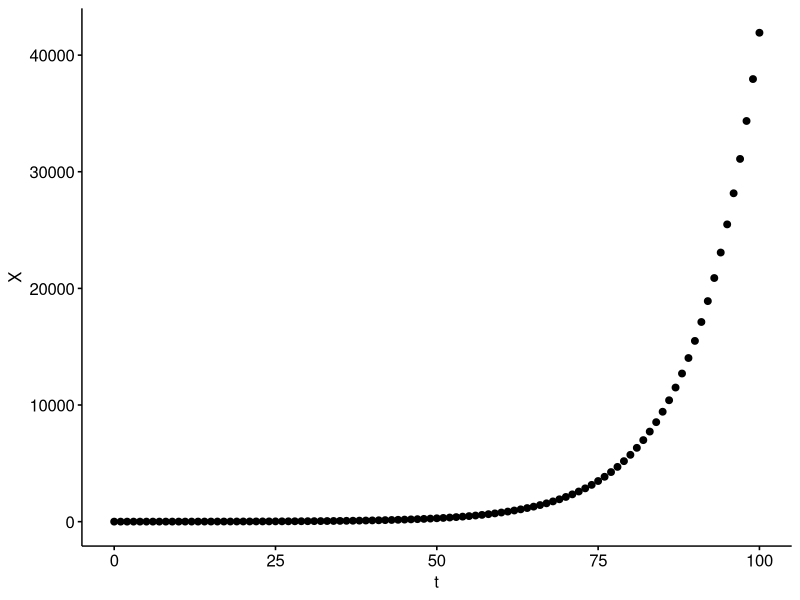
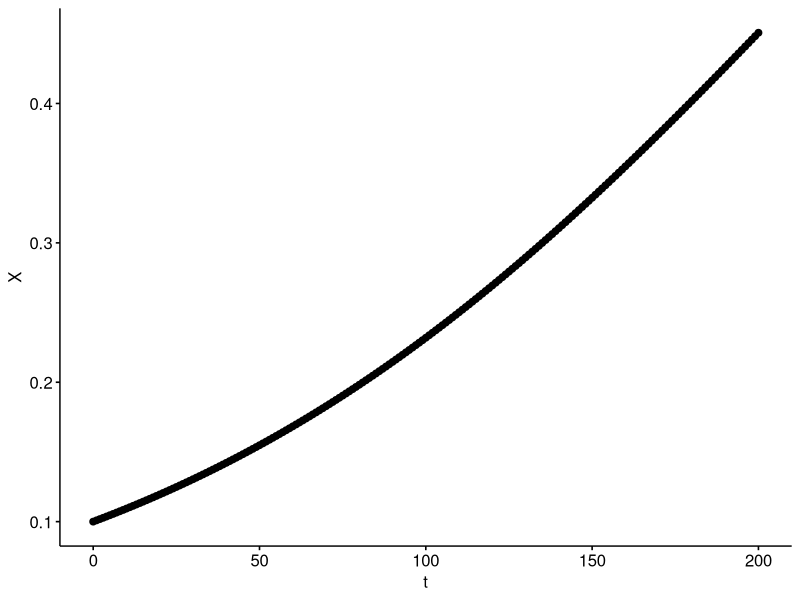
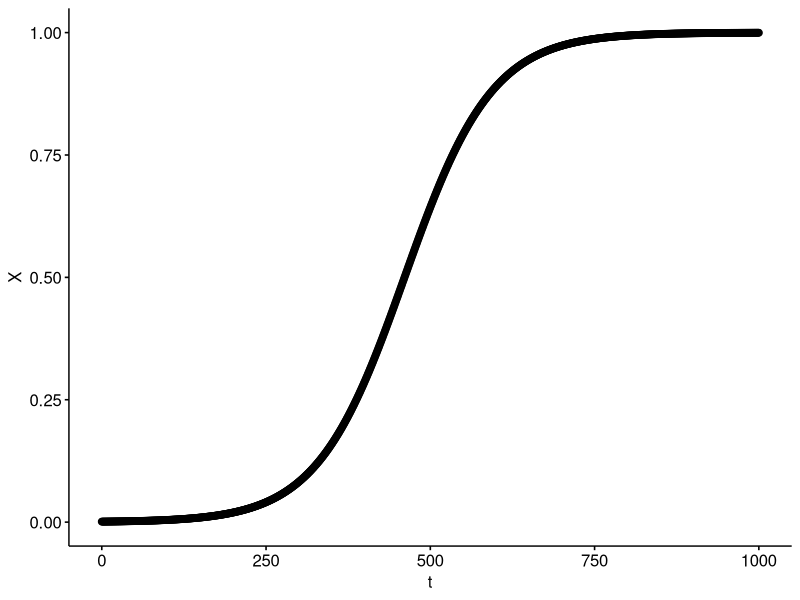
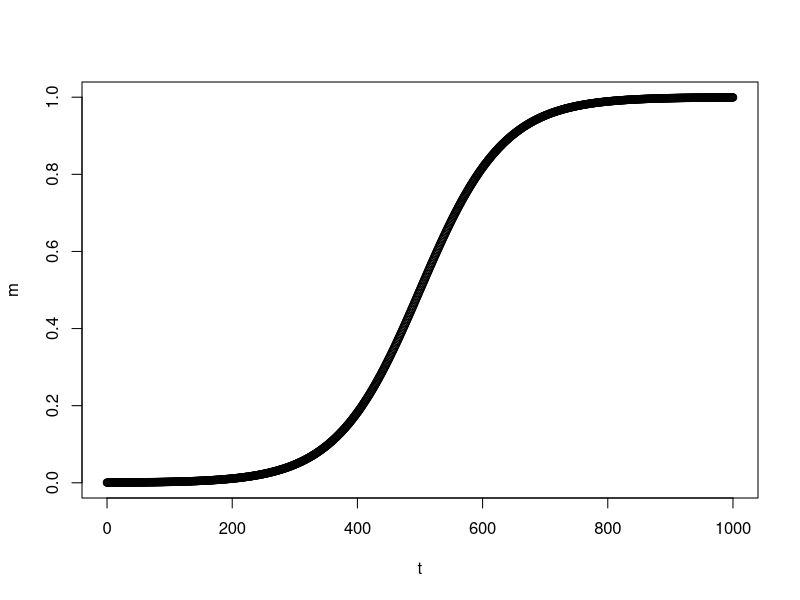

Reproduce these figures in R, in order.
library(ggpubr)

###############################################################################
## Exponential (Euler)

exp.euler <- function(t, X0, k, dt) {
  nt = length(t)
  ns = floor((t[2] - t[1])/dt)
  X = rep(NA, nt)
  
  Xt = X0
  tt = t[1]
  
  for (i in 1:nt) {
    X[i] <- Xt
    for (j in 1:ns) {
      tt = tt + dt
      Xt = Xt + dt * k * Xt
    }
  }
  return(data.frame(t,X))
}

t = seq(0,100)
r = 0.25
k = 0.1
X0 = 2
dt = 0.1

plot.df = data.frame(exp.euler(t, X0, k, dt))
ggscatter(plot.df, x = "t", y = "X")

###############################################################################

###############################################################################
## Logistic growth (Euler)
log.euler <- function(t, X0, r, K, dt) {
  nt = length(t)
  ns = floor((t[2] - t[1])/dt)
  X = rep(NA, nt)
  
  Xt = X0
  tt = t[1]
  
  for (i in 1:nt) {
    X[i] <- Xt
    for (j in 1:ns) {
      tt = tt + dt
      Xt = Xt + dt * r * (1 - Xt/K) * Xt
    }
  }
  return(data.frame(t,X))
}

## Example of growth curve
suitability = 0.1
t = seq(0,200)
r = 0.10 * suitability
K = 10 * suitability
X0 = 0.1
dt = 0.1

plot.df = data.frame(log.euler(t=t, X0, r, K, dt))
ggscatter(plot.df, x = "t", y = "X")
###############################################################################

## Example of mortality curve
t = seq(0,1000)
r = 0.015
K = 1
X0 = 0.001
dt = 0.1

plot.df = data.frame(log.euler(t=t, X0, r, K, dt))
ggscatter(plot.df, x = "t", y = "X")

## Or as solved equation
m = K / (1 + exp(-r * (t-500)))
plot(t, m)
###############################################################################
